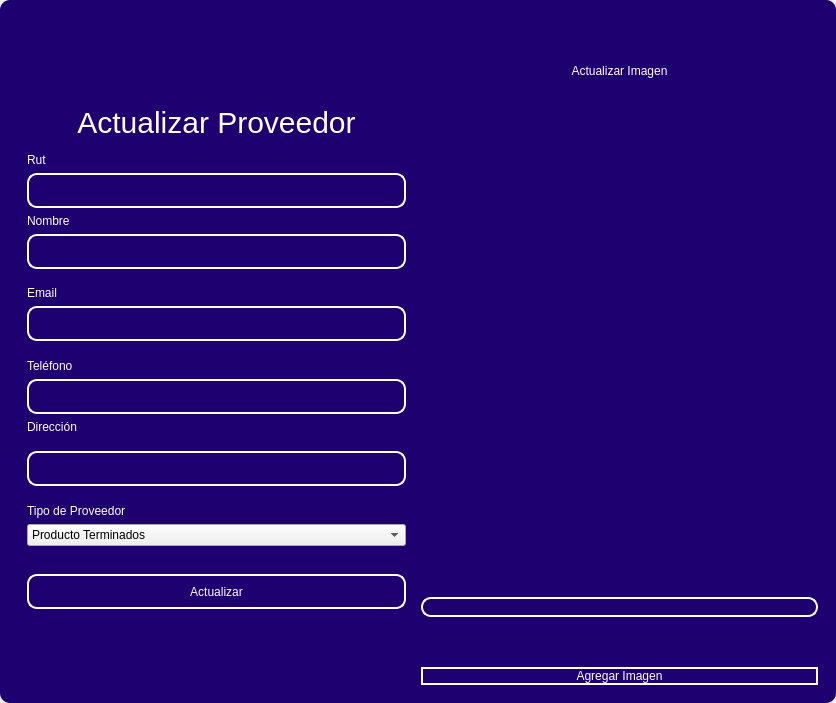
<?xml version="1.0" encoding="UTF-8"?>
<ui version="4.0">
 <class>MainWindow</class>
 <widget class="QMainWindow" name="MainWindow">
  <property name="geometry">
   <rect>
    <x>0</x>
    <y>0</y>
    <width>836</width>
    <height>703</height>
   </rect>
  </property>
  <property name="windowTitle">
   <string>MainWindow</string>
  </property>
  <property name="styleSheet">
   <string notr="true"/>
  </property>
  <widget class="QWidget" name="centralwidget">
   <property name="styleSheet">
    <string notr="true"/>
   </property>
   <layout class="QVBoxLayout" name="verticalLayout">
    <property name="spacing">
     <number>0</number>
    </property>
    <property name="leftMargin">
     <number>0</number>
    </property>
    <property name="topMargin">
     <number>0</number>
    </property>
    <property name="rightMargin">
     <number>0</number>
    </property>
    <property name="bottomMargin">
     <number>0</number>
    </property>
    <item>
     <widget class="QFrame" name="frame">
      <property name="enabled">
       <bool>true</bool>
      </property>
      <property name="styleSheet">
       <string notr="true">QFrame {
	border-radius:10px;
	background-color:#1E0070;
 }
</string>
      </property>
      <property name="frameShape">
       <enum>QFrame::StyledPanel</enum>
      </property>
      <property name="frameShadow">
       <enum>QFrame::Raised</enum>
      </property>
      <layout class="QVBoxLayout" name="verticalLayout_2">
       <item>
        <widget class="QFrame" name="frame_superior">
         <property name="minimumSize">
          <size>
           <width>0</width>
           <height>40</height>
          </size>
         </property>
         <property name="maximumSize">
          <size>
           <width>16777215</width>
           <height>40</height>
          </size>
         </property>
         <property name="styleSheet">
          <string notr="true">QPushButton{
border-radius:18px;
}

QPushButton:hover{
	background-color: rgb(0, 0, 0);
}
</string>
         </property>
         <property name="frameShape">
          <enum>QFrame::StyledPanel</enum>
         </property>
         <property name="frameShadow">
          <enum>QFrame::Raised</enum>
         </property>
         <layout class="QHBoxLayout" name="horizontalLayout_3">
          <property name="spacing">
           <number>4</number>
          </property>
          <property name="leftMargin">
           <number>0</number>
          </property>
          <property name="topMargin">
           <number>0</number>
          </property>
          <property name="rightMargin">
           <number>0</number>
          </property>
          <property name="bottomMargin">
           <number>0</number>
          </property>
          <item>
           <widget class="QPushButton" name="btn_icon">
            <property name="text">
             <string/>
            </property>
            <property name="iconSize">
             <size>
              <width>40</width>
              <height>40</height>
             </size>
            </property>
           </widget>
          </item>
          <item>
           <spacer name="horizontalSpacer_2">
            <property name="orientation">
             <enum>Qt::Horizontal</enum>
            </property>
            <property name="sizeHint" stdset="0">
             <size>
              <width>443</width>
              <height>20</height>
             </size>
            </property>
           </spacer>
          </item>
          <item>
           <widget class="QPushButton" name="bt_minimizar">
            <property name="minimumSize">
             <size>
              <width>38</width>
              <height>38</height>
             </size>
            </property>
            <property name="maximumSize">
             <size>
              <width>38</width>
              <height>38</height>
             </size>
            </property>
            <property name="cursor">
             <cursorShape>PointingHandCursor</cursorShape>
            </property>
            <property name="text">
             <string/>
            </property>
            <property name="icon">
             <iconset>
              <normaloff>image/minus.svg</normaloff>image/minus.svg</iconset>
            </property>
            <property name="iconSize">
             <size>
              <width>38</width>
              <height>38</height>
             </size>
            </property>
           </widget>
          </item>
          <item>
           <widget class="QPushButton" name="bt_maximizar">
            <property name="minimumSize">
             <size>
              <width>38</width>
              <height>38</height>
             </size>
            </property>
            <property name="maximumSize">
             <size>
              <width>38</width>
              <height>38</height>
             </size>
            </property>
            <property name="cursor">
             <cursorShape>PointingHandCursor</cursorShape>
            </property>
            <property name="text">
             <string/>
            </property>
            <property name="icon">
             <iconset>
              <normaloff>image/chevron-up.svg</normaloff>image/chevron-up.svg</iconset>
            </property>
            <property name="iconSize">
             <size>
              <width>38</width>
              <height>38</height>
             </size>
            </property>
           </widget>
          </item>
          <item>
           <widget class="QPushButton" name="bt_restaurar">
            <property name="minimumSize">
             <size>
              <width>38</width>
              <height>38</height>
             </size>
            </property>
            <property name="maximumSize">
             <size>
              <width>38</width>
              <height>38</height>
             </size>
            </property>
            <property name="cursor">
             <cursorShape>PointingHandCursor</cursorShape>
            </property>
            <property name="text">
             <string/>
            </property>
            <property name="icon">
             <iconset>
              <normaloff>image/chevron-down.svg</normaloff>image/chevron-down.svg</iconset>
            </property>
            <property name="iconSize">
             <size>
              <width>38</width>
              <height>38</height>
             </size>
            </property>
           </widget>
          </item>
          <item>
           <widget class="QPushButton" name="bt_cerrar">
            <property name="minimumSize">
             <size>
              <width>38</width>
              <height>38</height>
             </size>
            </property>
            <property name="maximumSize">
             <size>
              <width>38</width>
              <height>38</height>
             </size>
            </property>
            <property name="cursor">
             <cursorShape>PointingHandCursor</cursorShape>
            </property>
            <property name="text">
             <string/>
            </property>
            <property name="icon">
             <iconset>
              <normaloff>image/x.svg</normaloff>image/x.svg</iconset>
            </property>
            <property name="iconSize">
             <size>
              <width>38</width>
              <height>38</height>
             </size>
            </property>
           </widget>
          </item>
         </layout>
        </widget>
       </item>
       <item>
        <widget class="QFrame" name="frame_3">
         <property name="styleSheet">
          <string notr="true">QLabel {
	color: rgb(255, 255, 254);
	font: 12pt &quot;Arial&quot;;
	background-color: rgba(0, 0, 0,0);
}

QTextEdit{
background-color: rgba(0, 0, 0,0);
border-radius:10px; 
font: 12pt &quot;Arial&quot;;
color: rgb(255, 255, 254);
border: 2px solid  rgb(255, 255, 255);

}

QTextEdit:hover{
background-color: rgba(0, 0, 0,0);
border-radius:10px; 
font: 12pt &quot;Arial&quot;;
border: 2px solid  rgb(120, 0, 171);
}

QTextEdit:focus{
background-color: rgb(0, 0, 0);
border-radius:10px; 
font: 12pt &quot;Arial&quot;;
border: 2px solid rgb(120, 0, 171);
}

QLineEdit{
background-color: rgba(0, 0, 0,0);
border-radius:10px; 
font: 12pt &quot;Arial&quot;;
color: rgb(255, 255, 254);
border: 2px solid  rgb(255, 255, 255);

}

QLineEdit:hover{
background-color: rgba(0, 0, 0,0);
border-radius:10px; 
font: 12pt &quot;Arial&quot;;
border: 2px solid  rgb(120, 0, 171);
}

QLineEdit:focus{
background-color: rgb(0, 0, 0);
border-radius:10px; 
font: 12pt &quot;Arial&quot;;
border: 2px solid rgb(120, 0, 171);
}

QCheckBox{
	font: 12pt &quot;Arial&quot;;
	color: rgb(255, 255, 255);
}

QCheckBox::indicator {
    width: 18px;
    height:18px;
}

QCheckBox::indicator:unchecked {
   background-image: url(image/square.svg);
}

QCheckBox::indicator:checked {
   background-image: url(image/check-square.svg);
}

QPushButton{
border-radius:10px; 
font: 12pt &quot;Arial&quot;;
color: rgb(255, 255, 254);
border: 2px solid #ffffff;
}

QPushButton:hover{
border-radius:10px; 
font: 12pt &quot;Arial&quot;;
color: rgb(255, 255, 255);
border: 2px solid rgb(120, 0, 171);
	background-color: rgb(120, 0, 171);
}
</string>
         </property>
         <property name="frameShape">
          <enum>QFrame::StyledPanel</enum>
         </property>
         <property name="frameShadow">
          <enum>QFrame::Raised</enum>
         </property>
         <layout class="QHBoxLayout" name="horizontalLayout_4">
          <item>
           <layout class="QVBoxLayout" name="verticalLayout_4">
            <item>
             <spacer name="verticalSpacer">
              <property name="orientation">
               <enum>Qt::Vertical</enum>
              </property>
              <property name="sizeHint" stdset="0">
               <size>
                <width>28</width>
                <height>28</height>
               </size>
              </property>
             </spacer>
            </item>
            <item>
             <widget class="QFrame" name="frame_4">
              <property name="maximumSize">
               <size>
                <width>400</width>
                <height>600</height>
               </size>
              </property>
              <property name="styleSheet">
               <string notr="true">QLabel {
	color: rgb(255, 255, 254);
	font: 12pt &quot;Arial&quot;;
	background-color: rgba(0, 0, 0,0);
}


QLineEdit{
background-color: rgba(0, 0, 0,0);
border-radius:10px; 
font: 12pt &quot;Arial&quot;;
color: rgb(255, 255, 254);
border: 2px solid  rgb(255, 255, 255);

}

QLineEdit:hover{
background-color: rgba(0, 0, 0,0);
border-radius:10px; 
font: 12pt &quot;Arial&quot;;
border: 2px solid  rgb(120, 0, 171);
}

QLineEdit:focus{
background-color: rgb(0, 0, 0);
border-radius:10px; 
font: 12pt &quot;Arial&quot;;
border: 2px solid rgb(120, 0, 171);
}

QCheckBox{
	font: 12pt &quot;Arial&quot;;
	color: rgb(255, 255, 255);
}

QCheckBox::indicator {
    width: 18px;
    height:18px;
}

QCheckBox::indicator:unchecked {
   background-image: url(image/square.svg);
}

QCheckBox::indicator:checked {
   background-image: url(image/check-square.svg);
}

QPushButton{
border-radius:10px; 
font: 12pt &quot;Arial&quot;;
color: rgb(255, 255, 254);
border: 2px solid #ffffff;
}

QPushButton:hover{
border-radius:10px; 
font: 12pt &quot;Arial&quot;;
color: rgb(255, 255, 255);
border: 2px solid rgb(120, 0, 171);
	background-color: rgb(120, 0, 171);
}
</string>
              </property>
              <property name="frameShape">
               <enum>QFrame::StyledPanel</enum>
              </property>
              <property name="frameShadow">
               <enum>QFrame::Raised</enum>
              </property>
              <layout class="QVBoxLayout" name="verticalLayout_3">
               <item>
                <spacer name="verticalSpacer_3">
                 <property name="orientation">
                  <enum>Qt::Vertical</enum>
                 </property>
                 <property name="sizeHint" stdset="0">
                  <size>
                   <width>20</width>
                   <height>40</height>
                  </size>
                 </property>
                </spacer>
               </item>
               <item>
                <widget class="QLabel" name="label_3">
                 <property name="minimumSize">
                  <size>
                   <width>100</width>
                   <height>50</height>
                  </size>
                 </property>
                 <property name="styleSheet">
                  <string notr="true">font-size: 30px</string>
                 </property>
                 <property name="text">
                  <string>Actualizar Proveedor</string>
                 </property>
                 <property name="alignment">
                  <set>Qt::AlignCenter</set>
                 </property>
                </widget>
               </item>
               <item>
                <widget class="QLabel" name="label_6">
                 <property name="text">
                  <string>Rut</string>
                 </property>
                </widget>
               </item>
               <item>
                <widget class="QLineEdit" name="ruttxt">
                 <property name="minimumSize">
                  <size>
                   <width>0</width>
                   <height>35</height>
                  </size>
                 </property>
                </widget>
               </item>
               <item>
                <widget class="QLabel" name="label_4">
                 <property name="text">
                  <string>Nombre</string>
                 </property>
                </widget>
               </item>
               <item>
                <widget class="QLineEdit" name="nametxt">
                 <property name="minimumSize">
                  <size>
                   <width>0</width>
                   <height>35</height>
                  </size>
                 </property>
                 <property name="text">
                  <string/>
                 </property>
                </widget>
               </item>
               <item>
                <spacer name="verticalSpacer_4">
                 <property name="orientation">
                  <enum>Qt::Vertical</enum>
                 </property>
                 <property name="sizeHint" stdset="0">
                  <size>
                   <width>20</width>
                   <height>40</height>
                  </size>
                 </property>
                </spacer>
               </item>
               <item>
                <widget class="QLabel" name="label_5">
                 <property name="text">
                  <string>Email</string>
                 </property>
                </widget>
               </item>
               <item>
                <widget class="QLineEdit" name="emailtxt">
                 <property name="minimumSize">
                  <size>
                   <width>0</width>
                   <height>35</height>
                  </size>
                 </property>
                 <property name="maximumSize">
                  <size>
                   <width>16777215</width>
                   <height>16777215</height>
                  </size>
                 </property>
                 <property name="echoMode">
                  <enum>QLineEdit::Normal</enum>
                 </property>
                </widget>
               </item>
               <item>
                <spacer name="verticalSpacer_5">
                 <property name="orientation">
                  <enum>Qt::Vertical</enum>
                 </property>
                 <property name="sizeHint" stdset="0">
                  <size>
                   <width>20</width>
                   <height>40</height>
                  </size>
                 </property>
                </spacer>
               </item>
               <item>
                <widget class="QLabel" name="label">
                 <property name="text">
                  <string>Teléfono</string>
                 </property>
                </widget>
               </item>
               <item>
                <widget class="QLineEdit" name="phonetxt">
                 <property name="minimumSize">
                  <size>
                   <width>0</width>
                   <height>35</height>
                  </size>
                 </property>
                </widget>
               </item>
               <item>
                <widget class="QLabel" name="label_2">
                 <property name="text">
                  <string>Dirección</string>
                 </property>
                </widget>
               </item>
               <item>
                <spacer name="verticalSpacer_6">
                 <property name="orientation">
                  <enum>Qt::Vertical</enum>
                 </property>
                 <property name="sizeHint" stdset="0">
                  <size>
                   <width>20</width>
                   <height>40</height>
                  </size>
                 </property>
                </spacer>
               </item>
               <item>
                <widget class="QLineEdit" name="addresstxt">
                 <property name="minimumSize">
                  <size>
                   <width>0</width>
                   <height>35</height>
                  </size>
                 </property>
                </widget>
               </item>
               <item>
                <spacer name="verticalSpacer_10">
                 <property name="orientation">
                  <enum>Qt::Vertical</enum>
                 </property>
                 <property name="sizeHint" stdset="0">
                  <size>
                   <width>20</width>
                   <height>40</height>
                  </size>
                 </property>
                </spacer>
               </item>
               <item>
                <widget class="QLabel" name="label_7">
                 <property name="text">
                  <string>Tipo de Proveedor</string>
                 </property>
                </widget>
               </item>
               <item>
                <widget class="QComboBox" name="typecombobox">
                 <item>
                  <property name="text">
                   <string>Producto Terminados</string>
                  </property>
                 </item>
                 <item>
                  <property name="text">
                   <string>Materias Primas</string>
                  </property>
                 </item>
                 <item>
                  <property name="text">
                   <string>Servicios</string>
                  </property>
                 </item>
                 <item>
                  <property name="text">
                   <string>Equipo Maquinaria</string>
                  </property>
                 </item>
                 <item>
                  <property name="text">
                   <string>Transporte y Lógistica</string>
                  </property>
                 </item>
                 <item>
                  <property name="text">
                   <string>Insumos Generales</string>
                  </property>
                 </item>
                </widget>
               </item>
               <item>
                <spacer name="verticalSpacer_9">
                 <property name="orientation">
                  <enum>Qt::Vertical</enum>
                 </property>
                 <property name="sizeHint" stdset="0">
                  <size>
                   <width>20</width>
                   <height>50</height>
                  </size>
                 </property>
                </spacer>
               </item>
               <item>
                <widget class="QPushButton" name="btn_update">
                 <property name="minimumSize">
                  <size>
                   <width>0</width>
                   <height>35</height>
                  </size>
                 </property>
                 <property name="cursor">
                  <cursorShape>PointingHandCursor</cursorShape>
                 </property>
                 <property name="text">
                  <string>Actualizar</string>
                 </property>
                </widget>
               </item>
               <item>
                <spacer name="verticalSpacer_7">
                 <property name="orientation">
                  <enum>Qt::Vertical</enum>
                 </property>
                 <property name="sizeHint" stdset="0">
                  <size>
                   <width>20</width>
                   <height>40</height>
                  </size>
                 </property>
                </spacer>
               </item>
               <item>
                <layout class="QHBoxLayout" name="horizontalLayout_2"/>
               </item>
               <item>
                <spacer name="verticalSpacer_8">
                 <property name="orientation">
                  <enum>Qt::Vertical</enum>
                 </property>
                 <property name="sizeHint" stdset="0">
                  <size>
                   <width>20</width>
                   <height>40</height>
                  </size>
                 </property>
                </spacer>
               </item>
               <item>
                <layout class="QHBoxLayout" name="horizontalLayout">
                 <item>
                  <spacer name="horizontalSpacer">
                   <property name="orientation">
                    <enum>Qt::Horizontal</enum>
                   </property>
                   <property name="sizeHint" stdset="0">
                    <size>
                     <width>40</width>
                     <height>20</height>
                    </size>
                   </property>
                  </spacer>
                 </item>
                </layout>
               </item>
              </layout>
             </widget>
            </item>
            <item>
             <spacer name="verticalSpacer_2">
              <property name="orientation">
               <enum>Qt::Vertical</enum>
              </property>
              <property name="sizeHint" stdset="0">
               <size>
                <width>20</width>
                <height>40</height>
               </size>
              </property>
             </spacer>
            </item>
           </layout>
          </item>
          <item>
           <layout class="QVBoxLayout" name="verticalLayout_5">
            <property name="spacing">
             <number>50</number>
            </property>
            <property name="rightMargin">
             <number>0</number>
            </property>
            <property name="bottomMargin">
             <number>0</number>
            </property>
            <item>
             <widget class="QLabel" name="label_8">
              <property name="styleSheet">
               <string notr="true">color: rgb(255, 255, 255);
font: 30pt &quot;MS Shell Dlg 2&quot;;</string>
              </property>
              <property name="text">
               <string>Actualizar Imagen</string>
              </property>
              <property name="alignment">
               <set>Qt::AlignCenter</set>
              </property>
             </widget>
            </item>
            <item>
             <layout class="QHBoxLayout" name="horizontalLayout_6">
              <property name="spacing">
               <number>6</number>
              </property>
              <item>
               <spacer name="verticalSpacer_11">
                <property name="orientation">
                 <enum>Qt::Vertical</enum>
                </property>
                <property name="sizeHint" stdset="0">
                 <size>
                  <width>20</width>
                  <height>40</height>
                 </size>
                </property>
               </spacer>
              </item>
              <item>
               <widget class="QLabel" name="image_label">
                <property name="text">
                 <string/>
                </property>
               </widget>
              </item>
              <item>
               <spacer name="verticalSpacer_12">
                <property name="orientation">
                 <enum>Qt::Vertical</enum>
                </property>
                <property name="sizeHint" stdset="0">
                 <size>
                  <width>20</width>
                  <height>40</height>
                 </size>
                </property>
               </spacer>
              </item>
             </layout>
            </item>
            <item>
             <widget class="QLineEdit" name="imagetxt">
              <property name="enabled">
               <bool>false</bool>
              </property>
             </widget>
            </item>
            <item>
             <widget class="QPushButton" name="btn_add_image">
              <property name="cursor">
               <cursorShape>PointingHandCursor</cursorShape>
              </property>
              <property name="text">
               <string>Agregar Imagen</string>
              </property>
             </widget>
            </item>
           </layout>
          </item>
         </layout>
        </widget>
       </item>
      </layout>
     </widget>
    </item>
   </layout>
  </widget>
 </widget>
 <resources/>
 <connections/>
</ui>
